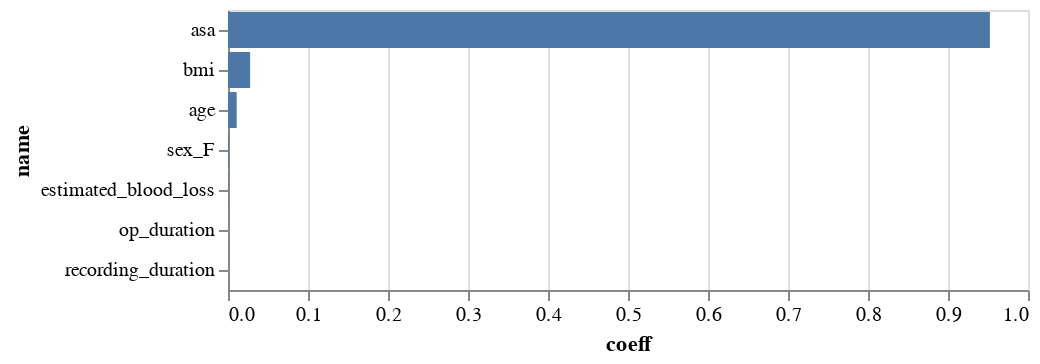

Notebook source saved alongside this figure:
### Markdown cell above
Nun möchten wir prüfen, ob unser Modell mit weniger Variablen besser wird, da beispielsweise eine starke Interkorrelation zwischen op-duarion und recording_duration erkennen.
Wir nutzen dafür die Vorwärtseliminierung, daher betrachten wir zuerst wie wichtig welche Variable für unser Modell ist.
Wir werden im Anschluss unser Modell der Reihe nach mit den wichtigsten Variablen aufbauen und das "Adjusted R²" berechnen, bis dieses nicht mehr besser wird.

### Code cell
importance = np.abs(reg.coef_)

df_imp = pd.DataFrame({"coeff": importance, 
                       "name": features})
alt.Chart(df_imp).mark_bar().encode(
    x="coeff",
    y=alt.Y("name", sort='-x')
)

### Figure 1 — Vega-Lite specification as saved in the notebook (floating-point values rounded to 4 significant figures)
{"config": {"view": {"continuousWidth": 400, "continuousHeight": 300}}, "data": {"name": "data-e5f7d168d71e4e57d8a7cddf1d475e87"}, "mark": "bar", "encoding": {"x": {"field": "coeff", "type": "quantitative"}, "y": {"field": "name", "sort": "-x", "type": "nominal"}}, "$schema": "https://vega.github.io/schema/vega-lite/v4.17.0.json", "datasets": {"data-e5f7d168d71e4e57d8a7cddf1d475e87": [{"coeff": 1.216e-05, "name": "recording_duration"}, {"coeff": 0.01083, "name": "age"}, {"coeff": 0.9524, "name": "asa"}, {"coeff": 0.02768, "name": "bmi"}, {"coeff": 4.184e-05, "name": "op_duration"}, {"coeff": 0.0005771, "name": "estimated_blood_loss"}, {"coeff": 0.0009751, "name": "sex_F"}]}}
